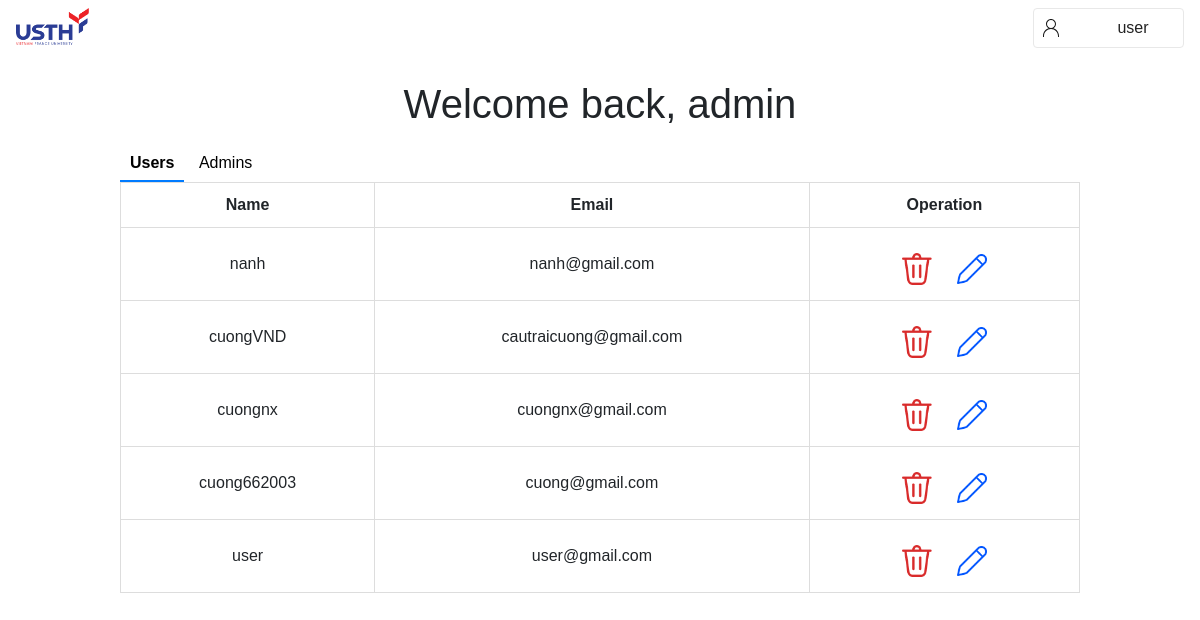
/admin (signed in), run on the app's committed database.
### function/models.py (models this page shows)
class User(db.Model, UserMixin):
    role = db.Column(db.Integer, default = 2)
    id = db.Column(db.Integer, primary_key = True)
    email = db.Column(db.String(50))
    username = db.Column(db.String(50))
    password = db.Column(db.String(50))

### app.py (the view)
@app.route('/admin', methods=['POST','GET'])
@login_required
def admin():
    admin=User.query.filter(User.role!=1).all()
    return render_template('admin.html',user=admin)

### app.py (called while the page is built)
@login_manager.user_loader
def load_user(id):
    return User.query.get(int(id))

### templates/admin.html (shortened to what this page needs)
{% extends "base.html" %}
{% block content %}
<link rel="stylesheet" href="../static/admin.css">
<body>
    <div class="admin_body">
        <br>
        <h1 align="center">Welcome back, admin</h1>
        <button onclick="toggleSlide('A')" id="user_btn" class="active">Users</button>
        <button onclick="toggleSlide('B')" id="admin_btn">Admins</button>
        <div class="slider-container">
        <div class="slider-content" id="sliderContent">
            <div class="slide" id="slideA">
                <form action="" method="POST">
                    <table>
                        <thead>
                            <tr>
                                <th>Name</th>
                                <th>Email</th>
                                <th>Operation</th>
                            </tr>
                        </thead>
                        <tbody>
                            {% for customer in user %}
                            {% if customer.role==2 %}
                            <tr>
                                <td>{{ customer.username }}</td>
                                <td>{{ customer.email }}</td>
                                <td>
                                    <button title="Delete user" id="rm_btn" onclick="deleteUser('{{ customer.id }}')">
                                        <img src="../static/images/delete.png" alt="">
                                    </button>
                                    <button title="Change role" id="change_role" onclick="changeRole('{{ customer.id }}')">
                                        <img src="../static/images/change_role.png" alt="">
                                    </button>
                                </td>
                            </tr>
                            {%endif%}
                            {% endfor %}
                        </tbody>
                    </table>
                </form>
            </div>
        </div>
        </div>
    </div>
</body>
{% endblock %}

### templates/base.html (shortened to what this page needs)
<!DOCTYPE html>
<html lang="en">
<head>
    <link
    rel="stylesheet"
    href="https://stackpath.bootstrapcdn.com/bootstrap/4.4.1/css/bootstrap.min.css"
  />
  <link
    rel="stylesheet"
    href="https://stackpath.bootstrapcdn.com/font-awesome/4.7.0/css/font-awesome.min.css"
  />
</head>
<body onload="checkURL()">
    <link rel="stylesheet" href="../static/base.css">
    <nav class="navbar navbar-expand-lg bg-white">
        <div class="collapse navbar-collapse" id="navbar">
                {% if current_user.role==1%}
                    <div class="navbar-nav">
                        <a href="" class="nav-link-spacing logo"><img src="/static/images/usth.png" alt="usth logo"></a>
                        <a href="{{url_for('admin')}}" class="nav-item nav-link nav-link-spacing" id="admin">Users</a>
                        <a href="{{url_for('create_user')}}" class="nav-item nav-link nav-link-spacing " id="create_user">Add user</a>
                        <a href="{{url_for('demo')}}" class="nav-item nav-link nav-link-spacing " id="demo" >Demo</a>
                    </div>
                    <div class="nav-right">
                        <div class="menu_account">
                            <div class="icon_account">
                            <svg xmlns="http://www.w3.org/2000/svg" width="24" height="24" viewBox="0 0 24 24" fill="none">
                                <path d="M12 3C14.7614 3 17 5.23858 17 8C17 9.88196 15.9603 11.5211 14.4239 12.3742C17.5815 13.3762 19.8902 16.2864 19.9962 19.7508L20 20V21H19V20L18.9959 19.7593C18.8691 16.0048 15.7855 13 12 13C8.21455 13 5.1309 16.0048 5.00406 19.7593L5 20V21H4V20L4.00381 19.7508C4.1098 16.2864 6.41847 13.3762 9.57667 12.3736C8.03975 11.5211 7 9.88196 7 8C7 5.23858 9.23858 3 12 3ZM12 4C9.79086 4 8 5.79086 8 8C8 10.2091 9.79086 12 12 12C14.2091 12 16 10.2091 16 8C16 5.79086 14.2091 4 12 4Z" fill="#1A1A1A"/>
                            </svg>
                            </div>
                            <div class="name_account" data-toggle="dropdown">
                                <p class="nav-link username">{{ current_user.username }}</p>
                                <div class="dropdown-menu dropdown-menu-right">
                                    <a class="dropdown-item" href="/reset" id="reset">Reset Password</a>
                                    <a href="/logout" class="dropdown-item" id="logout">Log Out</a>
                                </div>
                            </div>
                        </div>
                    </div>
                        {% elif current_user.role==2 or current_user.role==3%}
                        <div class="navbar-nav">
                            <a href="{{url_for('home')}}" class="nav-link-spacing logo"><img src="/static/images/usth.png" alt="usth logo"></a>
                            <a href="{{url_for('home')}}" class="nav-item nav-link nav-link-spacing" id="home">Folder</a>
                        </div>
                        <div class="nav-right">
                            <div class="menu_account">
                                <div class="icon_account">
                                </div>
                                <div class="name_account" data-toggle="dropdown">
                                    <p class="nav-link username">{{ current_user.username }}</p>
                                </div>
                            </div>
                        </div>
                {% endif %}
        </div>
    </nav>
    {% block content %}
    {% endblock %}
</body>
</html>

### static/base.css (style rules this page uses)
:root { --primary: #007bff; --secondary: #bfc0c0; --white: #fff; --text-clr: #222222; --header-clr: #25273d; --next-btn-hover: #0044ff; --back-btn-hover: #8b8c8c; --hover: #27408B; }
body { font-family: sans-serif; }
.navbar-nav img { width: 100%; }
.navbar { position: sticky; top: 0; z-index: 9999999; width: 100%; min-height: 5vh; }
.logo { width: 73px; }
.nav-right { position: absolute; right: 16px; }
.nav-link-spacing { margin-right: 30px; color: black; font-weight: normal; height: fit-content; }
.navbar { background-color: #00194C; width: 100%; }
.menu_account { display: flex; width: 151px; height: 40px; padding: 8px 9px; justify-content: center; align-items: center; gap: 5px; flex-shrink: 0; border-radius: 4px; border: 1px solid #E8E8E8; background-color: white; }
.name_account { display: flex; width: 110px; height: 20px; flex-direction: column; justify-content: center; flex-shrink: 0; color: var(--black-text, var(--normal-text, #222)); text-align: center; font-size: 16px; font-style: normal; font-weight: 400; line-height: 24px; cursor: pointer; padding-top: 12%; }
.username { min-width: 130px; min-height: 40px; text-overflow: ellipsis; overflow: hidden; }

### static/admin.css (style rules this page uses)
.admin_body { margin: 0 10%; }
.slider-container { width: 100%; overflow: hidden; }
.slider-content { display: flex; transition: transform 0.5s ease-in-out; }
.slide { flex: 0 0 100%; box-sizing: border-box; }
button:focus, button { margin-top: 10px; padding: 5px 10px; font-size: 16px; font-family: sans-serif; background-color: transparent; border: 0; outline: none; }
.active:focus, .active { border-bottom: 2px solid #007bff; font-weight: bold; outline: none; }
table { border-collapse: collapse; width: 100%; }
th, td { padding: 10px; text-align: left; border: 1px solid #ddd; text-align: center; width: fit-content; }
#rm_btn { background-color: transparent; border: none; padding: 5px 10px; cursor: pointer; border-radius: 3px; }
#change_role { background-color: transparent; border: none; padding: 5px 10px; border-radius: 3px; cursor: pointer; }
button img { width: 30px; }
.navbar-nav .nav-item:last-child { pointer-events: none; color: white; user-select: none; }

### data on the page
User: username "user", email "user@gmail.com", role 2 (drawn)
User: username "nanh", email "nanh@gmail.com", role 2 (drawn)
User: username "cuongVND", email "cautraicuong@gmail.com", role 2 (drawn)
User: username "cuongnx", email "cuongnx@gmail.com", role 2 (drawn)
User: username "cuong662003", email "cuong@gmail.com", role 2 (drawn)
